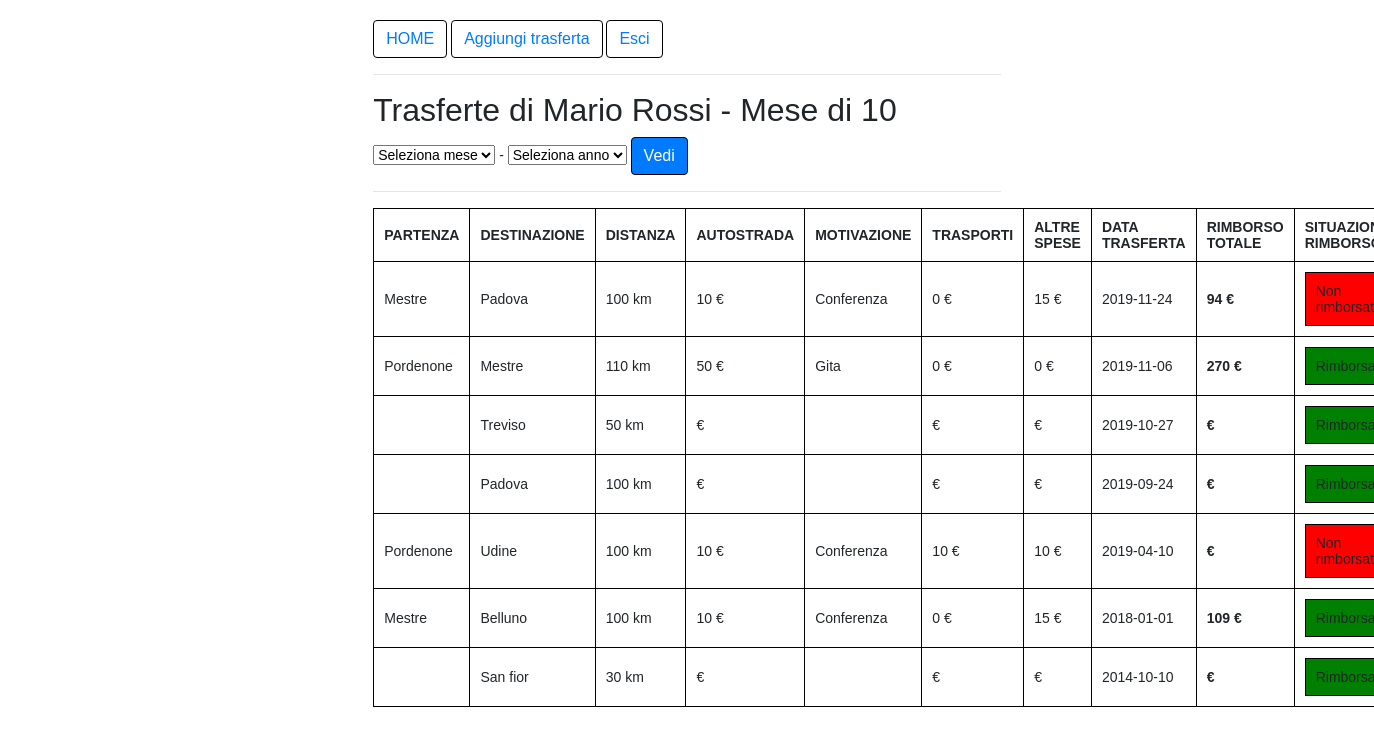
/elenco_viaggi.php (signed in), run on the app's committed database.
### tables this page shows
CREATE TABLE IF NOT EXISTS `utenti` (
  `dipendente_id` int(11) NOT NULL AUTO_INCREMENT,
  `username` varchar(45) DEFAULT NULL,
  `password` varchar(255) DEFAULT NULL,
  `nome` varchar(45) DEFAULT NULL,
  `cognome` varchar(45) DEFAULT NULL,
  `dataDiNascita` date DEFAULT NULL,
  `sesso` enum('M','F') DEFAULT NULL,
  `tipo_utente` varchar(45) DEFAULT NULL,
  PRIMARY KEY (`dipendente_id`)
);

CREATE TABLE IF NOT EXISTS `trasferte` (
  `trasferte_id` int(11) NOT NULL AUTO_INCREMENT,
  `destinazione` varchar(45) DEFAULT NULL,
  `distanzaInKm` int(10) UNSIGNED DEFAULT NULL,
  `dataTrasferta` date DEFAULT NULL,
  `dipendente_id` int(11) DEFAULT NULL,
  `motivazione` varchar(255) DEFAULT NULL,
  `partenza` varchar(255) DEFAULT NULL,
  `autostrada` int(11) DEFAULT NULL,
  `trasportoPubblico` int(11) DEFAULT NULL,
  `altreSpese` int(11) DEFAULT NULL,
  `rimborsato` varchar(2) DEFAULT NULL,
  `rimborsoTotale` int(11) DEFAULT NULL,
  PRIMARY KEY (`trasferte_id`),
  KEY `dipendente_id` (`dipendente_id`)
);

### elenco_viaggi.php (the view, shortened to what this page needs)
<?php
require_once("connessione.php");
if($_SESSION["tipo_utente"] == "admin"){
	$id = $_SESSION["dipendente_id_viaggi"];
}else{
	$id = $_SESSION["dipendente_id"];
}
?>
<!DOCTYPE html>
<html lang="en">
<head >
   	<link rel="stylesheet" href="https://stackpath.bootstrapcdn.com/bootstrap/4.3.1/css/bootstrap.min.css">
</head>
<body id="content">
    <div id="wrapper">
		<a class="btn btn-link" href="index.php">HOME</a>
		<?php if($_SESSION["tipo_utente"] == "admin"){ ?>
			<a class="btn btn-link" >Gestisci trasferte</a>
		<?php }else{ ?>
			<a class="btn btn-link" href="insert_viaggio.php">Aggiungi trasferta</a>
		<?php } ?>
		<a class="btn btn-link" href="logout.php" >Esci</a>
		<br/>
		<hr/>
		<?php
		$sql = "SELECT utenti.nome, utenti.cognome FROM trasferte INNER JOIN utenti ON utenti.dipendente_id = trasferte.dipendente_id WHERE trasferte.dipendente_id = :id_dipendente";
		if($stmt = $pdo->prepare($sql)){
			if($stmt->execute(array(':id_dipendente' => $id))){
				if($stmt->rowCount() > 0){
					$row = $stmt->fetch(PDO::FETCH_ASSOC);
						?>
						<h2>Trasferte di <?php echo $row["nome"] ?> <?php echo $row["cognome"] ?> - Mese di <?php echo date("m") ?> </h2>
						<div class="form-group">
							<select id="month_start" name="month_start" />
							<option value="" selected="selected" hidden="hidden">Seleziona mese</option>
							</select> -
							<select id="year_start"   name="year_start" />
							<option value="" selected="selected" hidden="hidden">Seleziona anno</option>
							<span class="form-group">
								<input type="submit" class="btn btn-primary" value="Vedi">
							</span>
						</div>
						<?php
				}
			}
		}
		?>
		<hr/>
		<table>
			<thead>
			<tr>
			    <th>PARTENZA</th>
				<th>DESTINAZIONE</th>
				<th>DISTANZA</th>
				<th>AUTOSTRADA</th>
				<th>MOTIVAZIONE</th>
				<th>TRASPORTI</th>
				<th>ALTRE SPESE</th>
				<th>DATA TRASFERTA</th>
				<th>RIMBORSO TOTALE</th>
				<th>SITUAZIONE RIMBORSO</th>
			</tr>
			</thead>
			<tbody>
		<?php
		$sql = "SELECT utenti.nome, utenti.cognome, trasferte_id, partenza, destinazione, distanzaInKm, autostrada, motivazione, trasportoPubblico, altreSpese, dataTrasferta, rimborsato, rimborsoTotale FROM trasferte INNER JOIN utenti ON utenti.dipendente_id = trasferte.dipendente_id WHERE trasferte.dipendente_id = :id_dipendente ORDER BY dataTrasferta DESC";
		if($stmt = $pdo->prepare($sql)){
			if($stmt->execute(array(':id_dipendente' => $id))){
				if($stmt->rowCount() > 0){
					while ($row = $stmt->fetch(PDO::FETCH_ASSOC)) {
						$rimborsato= $row["rimborsato"];
						?>
						<tr>
						<td> <?php echo $row['partenza'] ?> 	</td>
						<td> <?php echo $row['destinazione'] ?> </td>
						<td> <?php echo $row['distanzaInKm'] ?> km </td>
						<td> <?php echo $row['autostrada'] ?>  € </td>
						<td> <?php echo $row['motivazione'] ?>  </td>
						<td> <?php echo $row['trasportoPubblico'] ?> € </td>
						<td> <?php echo $row['altreSpese'] ?>  € </td>
						<td> <?php echo $row['dataTrasferta'] ?> </td>
						<td id="totale"> <?php echo $row['rimborsoTotale'] ?> € </td>
						<?php if(($rimborsato != "si") AND ($_SESSION["tipo_utente"] == "admin")) { ?>
						<td> <form action="" method="post">
							<input type="checkbox" name="rimborso" value ="<?php echo $row["trasferte_id"] ?>" >Rimborso
							<input type="submit" value="Eseguito" >
						</form></td>
						<?php } elseif($rimborsato == "si") { ?>
						<td><div id="rimborsato">Rimborsato</div></td>
						<?php } elseif(($rimborsato != "si") AND !($_SESSION["tipo_utente"] == "admin")) { ?>
						<td><div id="norimborsato">Non rimborsato</div></td>
						<?php
						} ?>
						</tr>
						<?php
					}
				} else{
				echo "Non sono presenti viaggi.";
				}
			} else {
                echo "Qualcosa è andato storto. Riprova più tardi.";
            }
		}
		?>
			</tbody>
		</table>
    </div>
</body>
</body>
</html>

### elenco_viaggi.php (style rules this page uses)
#content { margin: auto; width: 80%; padding: 10px; }
#wrapper { margin: auto; width: 60%; padding: 10px; }
th, td { padding: 10px; text-align: left; }
th { font: 18px; }
table, th, td { border: 1px solid black; }
#rimborsato { background-color: green; padding: 10px ; border: 1px solid black ; }
#norimborsato { background-color: red; padding: 10px ; border: 1px solid black ; }
#totale { font-weight: bold; }
body { font: 14px sans-serif; }
tbody { vertical-align: middle; }
.btn { border: 1px solid black; }

### data on the page
utenti: nome "Mario", cognome "Rossi"
trasferte: partenza "Mestre", destinazione "Padova", distanzaInKm "100", autostrada "10", motivazione "Conferenza", trasportoPubblico "0", altreSpese "15", dataTrasferta "2019-11-24", rimborsoTotale "94", shows "Non…"
trasferte: partenza "Pordenone", destinazione "Mestre", distanzaInKm "110", autostrada "50", motivazione "Gita", trasportoPubblico "0", altreSpese "0", dataTrasferta "2019-11-06", rimborsoTotale "270", rimborsato "Rimborsato"
trasferte: destinazione "Treviso", distanzaInKm "50", dataTrasferta "2019-10-27", rimborsato "Rimborsato"
trasferte: destinazione "Padova", distanzaInKm "100", dataTrasferta "2019-09-24", rimborsato "Rimborsato"
trasferte: partenza "Pordenone", destinazione "Udine", distanzaInKm "100", autostrada "10", motivazione "Conferenza", trasportoPubblico "10", altreSpese "10", dataTrasferta "2019-04-10", shows "Non…"
trasferte: partenza "Mestre", destinazione "Belluno", distanzaInKm "100", autostrada "10", motivazione "Conferenza", trasportoPubblico "0", altreSpese "15", dataTrasferta "2018-01-01", rimborsoTotale "109", rimborsato "Rimborsato"
trasferte: destinazione "San fior", distanzaInKm "30", dataTrasferta "2014-10-10", rimborsato "Rimborsato"
